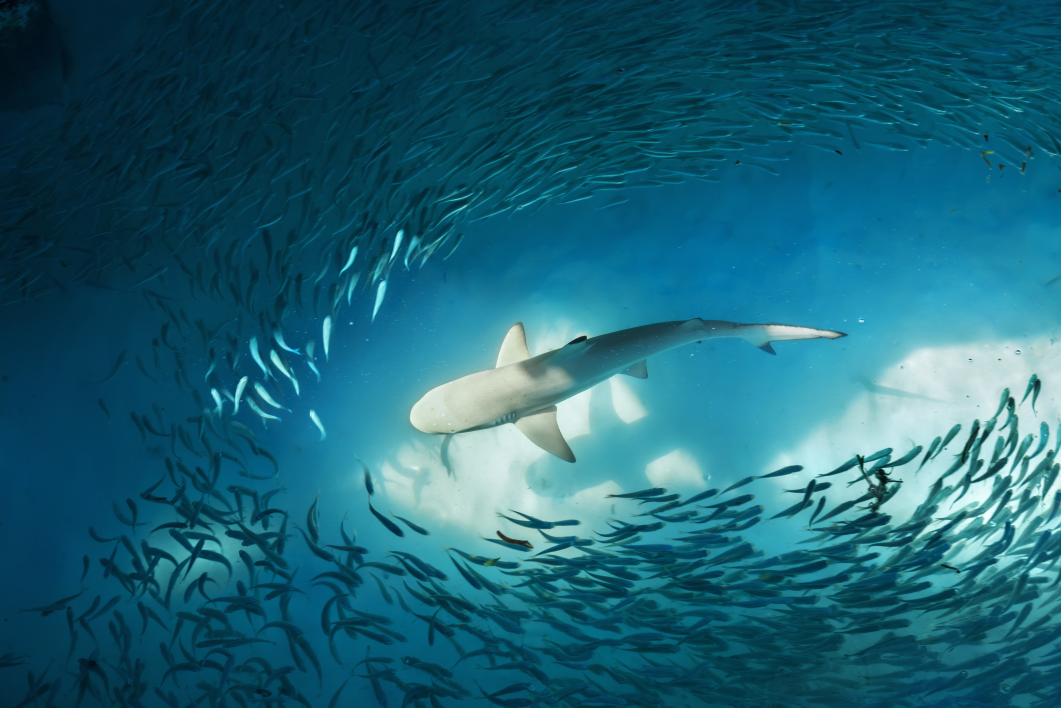
#> input picture images/sample_marine.jpg, 4243 x 2829 px (shown at 1/4 size)
$ python main.py
#> lines starting #> are read from the running program, lines starting #| are printed output that depends on the picture; after the words box and inside, x2 and y2 are one past the last pixel; in counts of white or black regions, pixels touching at a corner belong together; long printed decimals are rounded
### src/image_loader.py
import cv2

def load_image(image_path):
    image = cv2.imread(image_path)

    if image is None:
        print(f"Could not load image: {image_path}")
        return None

    return image

### src/preprocessing.py
import cv2
import numpy as np


def resize_image(image, width, height):
    result = cv2.resize(image, (width, height))

    return result


def convert_to_grayscale(image):
    result = cv2.cvtColor(image, cv2.COLOR_BGR2GRAY)

    return result


def apply_gaussian_blur(grayscale_image, kernel_size):
    result = cv2.GaussianBlur(grayscale_image, (kernel_size, kernel_size), 0)

    return result


def apply_morphological_closing(edge_image, kernel_size):
    kernel = np.ones((kernel_size, kernel_size), dtype=np.uint8)

    result = cv2.morphologyEx(
        edge_image,
        cv2.MORPH_CLOSE,
        kernel
        )

    return result


# [9 lines left out: function apply_clahe, not called in this run]

### src/pipeline.py
from src.analysis import calculate_contour_statistics
from src.detection import detect_edges, draw_bounding_boxes, draw_contours, filter_contours_by_area, find_contours
from src.image_loader import load_image
from src.image_saver import print_save_status, save_image
from src.preprocessing import apply_clahe, apply_gaussian_blur, apply_morphological_closing, convert_to_grayscale, resize_image


def process_image(image_path, output_directory, args):
    print(f"\nProcessing image: {image_path.name}")

    image = load_image(image_path)
#> in load_image, image is the input picture: shape (2829, 4243, 3); mean B, G, R 116.9, 97.9, 28.9

    if image is None:
        return

    print("Image loaded successfully.")
    print(f"Original image shape: {image.shape}")

    # Standardize the image for subsequent processing
    resized_image = resize_image(
        image,
        width=800,
        height=600
    )

    print("Image resized successfully.")
    print(f"Resized image shape: {resized_image.shape}")

    save_successful = save_image(
        resized_image,
        output_directory / "resized_image.jpg"
    )

    print_save_status(
        save_successful,
        image_label="Resized"
    )

    grayscale_image = convert_to_grayscale(resized_image)

    print("Image converted to grayscale successfully.")
    print(f"Grayscale image shape: {grayscale_image.shape}")

    save_successful = save_image(
        grayscale_image,
        output_directory / "grayscale_image.jpg"
    )

    print_save_status(
        save_successful,
        image_label="Grayscale"
    )

    preprocessed_image = grayscale_image

    if args.use_clahe:

        enhanced_image = apply_clahe(
            grayscale_image=grayscale_image,
            clip_limit=args.clahe_clip,
            tile_grid_size=tuple(args.clahe_grid)
        )

        print("Image contrast enhanced successfully.")
        print(f"Enhanced image shape: {enhanced_image.shape}")

        save_successful = save_image(
            enhanced_image,
            output_directory / "enhanced_image.jpg"
        )

        print_save_status(
            save_successful,
            image_label="Enhanced"
        )

        preprocessed_image = enhanced_image

    # Reduce image noise before edge detection
    blurred_image = apply_gaussian_blur(
        preprocessed_image,
        kernel_size=args.blur_kernel
    )

    print("Gaussian blur applied successfully.")
    print(f"Blurred image shape: {blurred_image.shape}")

    save_successful = save_image(
        blurred_image,
        output_directory / "blurred_image.jpg"
    )

    print_save_status(
        save_successful,
        image_label="Blurred"
    )

    edge_image = detect_edges(
        blurred_image,
        lower_threshold=args.canny_low,
        upper_threshold=args.canny_high
    )

    print("Image edges detected successfully.")
    print(f"Edge image shape: {edge_image.shape}")

    save_successful = save_image(
        edge_image,
        output_directory / "edge_image.jpg"
    )

    print_save_status(
        save_successful,
        image_label="Edge"
    )

    closed_edge_image = apply_morphological_closing(
        edge_image=edge_image,
        kernel_size=args.morph_kernel
    )

    print("Image edges were closed successfully.")
    print(f"Closed edge image shape: {closed_edge_image.shape}")

    save_successful = save_image(
        closed_edge_image,
        output_directory / "closed_edge_image.jpg"
    )

    print_save_status(
        save_successful,
        image_label="Closed edge"
    )

    original_contours = find_contours(edge_image)
    closed_contours = find_contours(closed_edge_image)

    print(f"Detected original contours: {len(original_contours)}")
    print(f"Detected closed contours: {len(closed_contours)}")

    image_contours = draw_contours(
        resized_image,
        closed_contours
    )

    print("Contours drawn on image successfully.")
    print(f"Image with contours shape: {image_contours.shape}")

    save_successful = save_image(
        image_contours,
        output_directory / "image_contours.jpg"
    )

    print_save_status(
        save_successful,
        image_label="Contours"
    )

    relevant_contours = filter_contours_by_area(
        closed_contours,
        min_area=args.min_area
    )

    print(f"Detected relevant contours: {len(relevant_contours)}")

    bounding_box_image = draw_bounding_boxes(
        image=resized_image,
        contours=relevant_contours
    )

    print("Boxes drawn on image successfully.")
    print(f"Bounding box image shape: {bounding_box_image.shape}")

    save_successful = save_image(
        bounding_box_image,
        output_directory / "bounding_box_image.jpg"
    )

    print_save_status(
        save_successful=save_successful,
        image_label="Bounding box"
    )

    original_contour_stats = calculate_contour_statistics(original_contours)
    print(
        "\nOriginal contour statistics:\n"
        f"Count: {original_contour_stats['count']}\n"
        f"Total Area: {original_contour_stats['total_area']}\n"
        f"Average Area: {original_contour_stats['average_area']}\n"
        f"Largest Area: {original_contour_stats['largest_area']}"
    )

    closed_contour_stats = calculate_contour_statistics(closed_contours)
    print(
        "\nClosed contour statistics:\n"
        f"Count: {closed_contour_stats['count']}\n"
        f"Total Area: {closed_contour_stats['total_area']}\n"
        f"Average Area: {closed_contour_stats['average_area']}\n"
        f"Largest Area: {closed_contour_stats['largest_area']}"
    )

    relevant_contour_stats = calculate_contour_statistics(relevant_contours)
    print(
        "\nRelevant contour statistics:\n"
        f"Count: {relevant_contour_stats['count']}\n"
        f"Total Area: {relevant_contour_stats['total_area']}\n"
        f"Average Area: {relevant_contour_stats['average_area']}\n"
        f"Largest Area: {relevant_contour_stats['largest_area']}"
    )

    return {
        "image": image_path.name,
        "original_contours": original_contour_stats["count"],
        "closed_contours": closed_contour_stats["count"],
        "relevant_contours": relevant_contour_stats["count"],
        "relevant_total_area": relevant_contour_stats["total_area"],
        "relevant_average_area": relevant_contour_stats["average_area"],
        "relevant_largest_area": relevant_contour_stats["largest_area"]
    }

### src/detection.py
import cv2


def detect_edges(grayscale_image, lower_threshold, upper_threshold):
    detected_edges = cv2.Canny(grayscale_image, lower_threshold, upper_threshold)

    return detected_edges


def find_contours(edge_image):
    contours, _ = cv2.findContours(
        edge_image,
        cv2.RETR_EXTERNAL,
        cv2.CHAIN_APPROX_SIMPLE
    )

    return contours


def draw_contours(image, contours):
    result = image.copy()

    cv2.drawContours(
        result,
        contours,
        contourIdx=-1,
        color=(0, 0, 255),
        thickness=2
    )

    return result


def filter_contours_by_area(contours, min_area):
    relevant_contours = []

    for contour in contours:
        if cv2.contourArea(contour) >= min_area:
            relevant_contours.append(contour)

    return relevant_contours


def draw_bounding_boxes(image, contours):
    result = image.copy()

    for contour in contours:
        x, y, width, height = cv2.boundingRect(contour)

        cv2.rectangle(
            result,
            pt1=(x, y),
            pt2=(x + width, y + height),
            color=(0, 0, 255),
            thickness=2
        )

    return result

### src/analysis.py
import cv2


def calculate_contour_statistics(contours):
    areas = []

    for contour in contours:
        area = cv2.contourArea(contour)
        areas.append(area)

    if not areas:
        count = 0
        total_area = 0
        average_area = 0
        largest_area = 0
    else:
        count = len(areas)
        total_area = sum(areas)
        average_area = total_area / count
        largest_area = max(areas)

    statistics = {
        "count": count,
        "total_area": total_area,
        "average_area": average_area,
        "largest_area": largest_area
    }

    return statistics

### src/image_saver.py
import cv2


def save_image(image, output_path):
    save_successful = cv2.imwrite(output_path, image)

    return save_successful


def print_save_status(save_successful, image_label):
    if save_successful:
        print(f"{image_label} image saved successfully.")
    else:
        print(f"Failed to save {image_label.lower()} image.")

### src/report.py
import csv

def save_summary(results, output_path):

    with open(output_path, "w", newline="") as file:
        writer = csv.DictWriter(
            file,
            fieldnames=results[0].keys()
        )

        writer.writeheader()
        writer.writerows(results)

### main.py
import argparse
from pathlib import Path

from src.pipeline import process_image
from src.report import save_summary


def parse_arguments():
    parser = argparse.ArgumentParser(
        description="Analyse marine images."
    )

    parser.add_argument(
        "--use-clahe",
        action="store_true",
        help="Apply CLAHE contrast enhancement before edge detection."
    )

    parser.add_argument(
        "--clahe-clip",
        type=float,
        default=2.0,
        help="Clip limit of CLAHE."
    )

    parser.add_argument(
        "--clahe-grid",
        type=int,
        nargs=2,
        default=(8, 8),
        metavar=("X", "Y"),
        help="CLAHE grid size as two integers."
    )

    parser.add_argument(
        "--blur-kernel",
        type=int,
        default=5,
        help="Kernel size for Gaussian blur."
    )

    parser.add_argument(
        "--canny-low",
        type=int,
        default=100,
        help="Lower threshold for Canny edge detection."
    )

    parser.add_argument(
        "--canny-high",
        type=int,
        default=200,
        help="Upper threshold for Canny edge detection."
    )

    parser.add_argument(
        "--morph-kernel",
        type=int,
        default=3,
        help="Kernel size for morphological closing."
    )

    parser.add_argument(
        "--min-area",
        type=int,
        default=100,
        help="Minimum contour area in pixels."
    )

    args = parser.parse_args()

    if args.clahe_clip <= 0:
        parser.error("--clahe-clip must be a positive float.")

    if args.clahe_grid[0] <= 0 or args.clahe_grid[1] <= 0:
        parser.error("--clahe-grid values must both be positive integers.")

    if args.blur_kernel <= 0 or args.blur_kernel % 2 == 0:
        parser.error("--blur-kernel must be a positive odd integer.")

    if not 0 <= args.canny_low <= 255:
        parser.error("--canny-low must be between 0 and 255.")

    if not 0 <= args.canny_high <= 255:
        parser.error("--canny-high must be between 0 and 255.")

    if args.canny_low >= args.canny_high:
        parser.error("--canny-low must be lower than --canny-high.")

    if args.morph_kernel <= 0:
        parser.error("--morph-kernel must be a positive integer.")

    if args.min_area < 0:
        parser.error("--min-area must be 0 or larger.")

    return args


def main():
    args = parse_arguments()

    image_directory = Path("images")

    image_paths = sorted(image_directory.glob("*.jpg"))

    results = []

    for image_path in image_paths:
        output_directory = Path("output") / image_path.stem

        output_directory.mkdir(
            parents=True,
            exist_ok=True
        )

        result = process_image(
            image_path,
            output_directory,
            args
        )
#| Original image shape: (2829, 4243, 3)
#> in resize_image, `result = cv2.resize(image, (width, height))`:
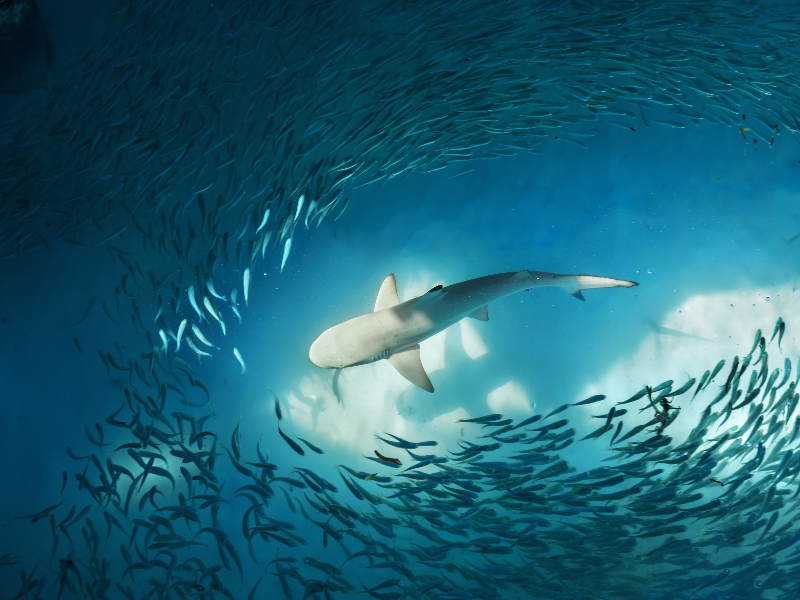
#> result: shape (600, 800, 3); mean B, G, R 116.8, 97.8, 28.8
#| Resized image shape: (600, 800, 3)
#> in process_image, `save_successful = save_image( resized_image, output_directory / "resiz..`: save_successful = True
#> in convert_to_grayscale, `result = cv2.cvtColor(image, cv2.COLOR_BGR2GRAY)`:
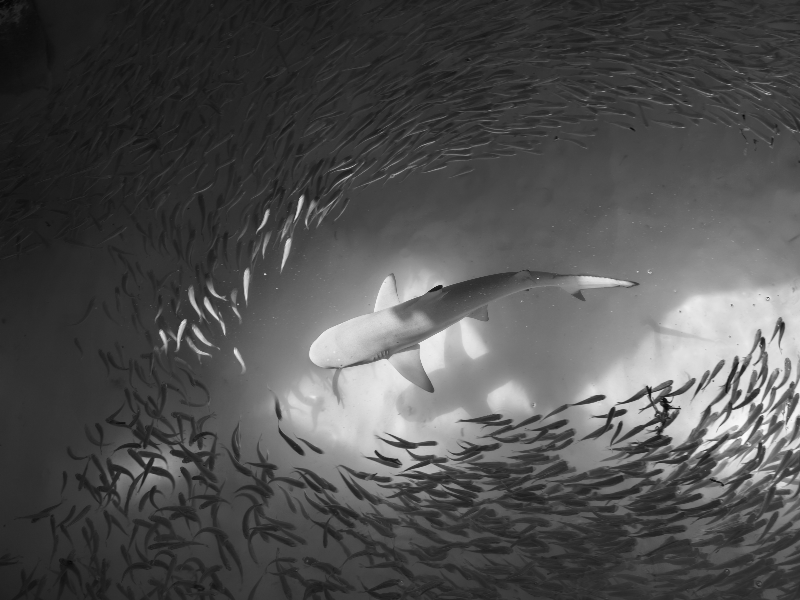
#> result: shape (600, 800); min 4, max 251, mean 79.3
#| Grayscale image shape: (600, 800)
#| Blurred image shape: (600, 800)
#> in detect_edges, `detected_edges = cv2.Canny(grayscale_image, lower_threshold, upper_thr..`:
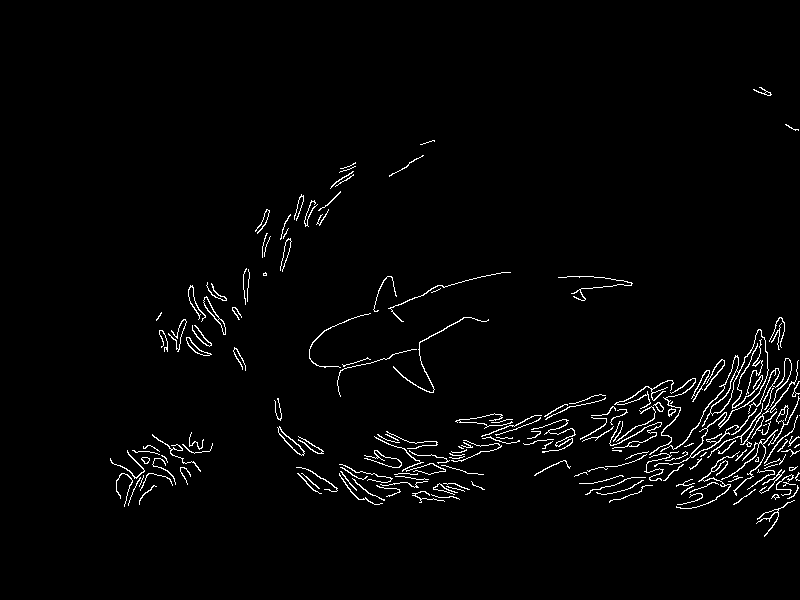
#> detected_edges: shape (600, 800); 2.3% white in thin lines or dots, all inside (x1, y1, x2, y2) = (110, 87, 800, 537)
#| Edge image shape: (600, 800)
#> in apply_morphological_closing, `result = cv2.morphologyEx( edge_image, cv2.MORPH_CLOSE, kernel )`:
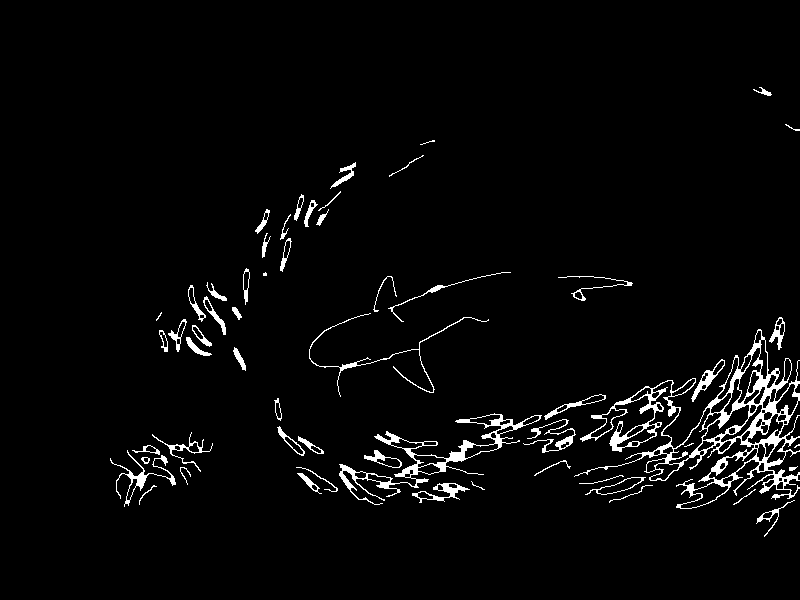
#> result: shape (600, 800); 3.2% white; 58 white regions (6 under 20 px)
#| Closed edge image shape: (600, 800)
#> in find_contours, `contours, _ = cv2.findContours( edge_image, cv2.RETR_EXTERNAL, cv2.CHA..`: contours = 175 contours, 136 with area under 20; largest, box (x1, y1, x2, y2) and area: (654, 329, 769, 467) 472, (277, 426, 305, 456) 190, (203, 296, 226, 335) 175, (721, 396, 800, 496) 124, (691, 370, 710, 402) 120
#> in process_image, `original_contours = find_contours(edge_image)`: original_contours has the same summary as contours in find_contours
#> in find_contours (call 2), `contours, _ = cv2.findContours( edge_image, cv2.RETR_EXTERNAL, cv2.CHA..`: contours = 57 contours, 16 with area under 20; largest, box (x1, y1, x2, y2) and area: (574, 329, 800, 509) 12454, (339, 413, 542, 505) 2796, (110, 450, 176, 507) 371, (412, 483, 470, 503) 366, (585, 477, 646, 495) 357
#> in process_image, `closed_contours = find_contours(closed_edge_image)`: closed_contours has the same summary as contours in find_contours
#| Detected original contours: 175
#| Detected closed contours: 57
#> in draw_contours, `cv2.drawContours( result, contours, contourIdx=-1, color=(0, 0, 255), ..`:
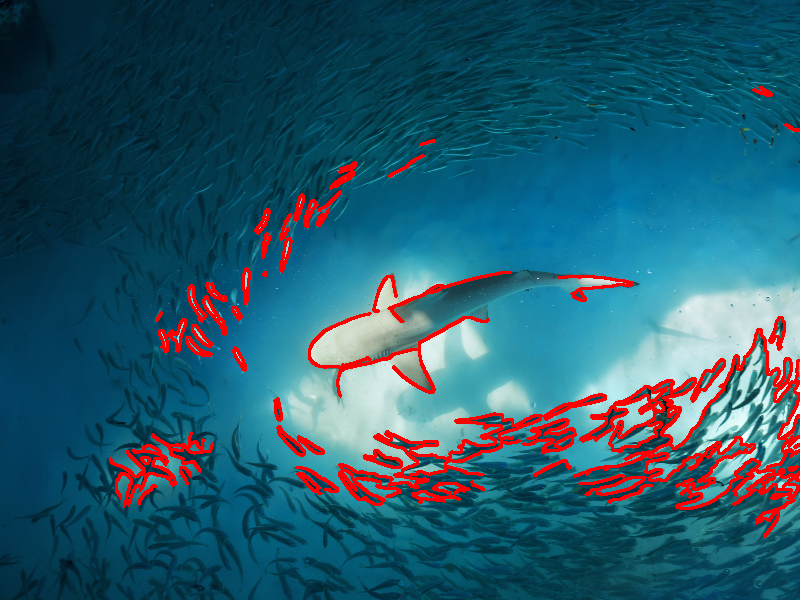
#> result: shape (600, 800, 3); 5.6% of pixels changed, all inside (x1, y1, x2, y2) = (109, 86, 800, 538)
#| Image with contours shape: (600, 800, 3)
#> the loop in filter_contours_by_area, `for contour in contours:` made 57 passes
#> after the loop in filter_contours_by_area, `for contour in contours:`: relevant_contours = 25 contours; largest, box (x1, y1, x2, y2) and area: (574, 329, 800, 509) 12454, (339, 413, 542, 505) 2796, (110, 450, 176, 507) 371, (412, 483, 470, 503) 366, (585, 477, 646, 495) 357
#| Detected relevant contours: 25
#> the loop in draw_bounding_boxes, `for contour in contours:` made 25 passes
#> (x, y, width, height) on passes 1 to 8: (756, 500, 39, 37), (412, 483, 58, 20), (585, 477, 61, 18), (297, 473, 25, 21), (364, 450, 38, 18), (110, 450, 66, 57), (298, 436, 26, 18), (152, 432, 61, 40)
#> after the loop in draw_bounding_boxes, `for contour in contours:`:
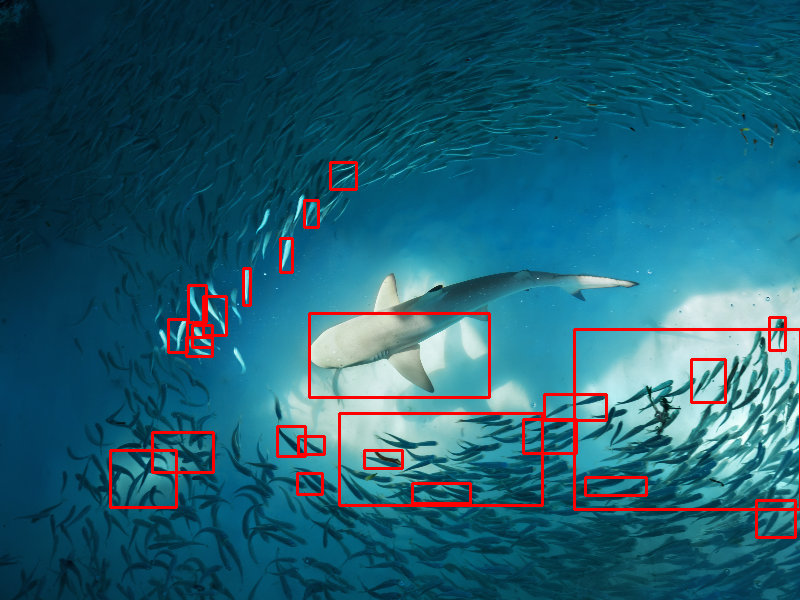
#> result: shape (600, 800, 3); 2.77% of pixels changed, all inside (x1, y1, x2, y2) = (109, 161, 800, 539)
#| Bounding box image shape: (600, 800, 3)
#> the loop in calculate_contour_statistics, `for contour in contours:` made 175 passes
#> area on passes 1, 30, 38: 34.5, 25, 28.5
#> after the loop in calculate_contour_statistics, `for contour in contours:`: areas = 175 values, max 472.5 at index 138, min 0 at index 23, mean 19.03
#> in calculate_contour_statistics, `count = len(areas)`: count = 175
#> in calculate_contour_statistics, `total_area = sum(areas)`: total_area = 3329.5
#> in calculate_contour_statistics, `average_area = total_area / count`: average_area = 19.03
#> in calculate_contour_statistics, `largest_area = max(areas)`: largest_area = 472.5
#> in calculate_contour_statistics, `statistics = { "count": count, "total_area": total_area, "average_area..`: statistics = {'count': 175, 'total_area': 3329.5, 'average_area': 19.03, 'largest_area': 472.5}
#> in process_image, `original_contour_stats = calculate_contour_statistics(original_contours)`: original_contour_stats has the same summary as statistics in calculate_contour_statistics
#| Original contour statistics:
#| Count: 175
#| Total Area: 3329.5
#| Average Area: 19.026
#| Largest Area: 472.5
#> the loop in calculate_contour_statistics (call 2), `for contour in contours:` made 57 passes
#> area on passes 1, 5, 7, 9, 10, 14, 15, 16: 124, 366, 357, 109.5, 23, 35.5, 267.5, 371
#> in process_image, `closed_contour_stats = calculate_contour_statistics(closed_contours)`: closed_contour_stats = {'count': 57, 'total_area': 21018.5, 'average_area': 368.7, 'largest_area': 12454}
#| Closed contour statistics:
#| Count: 57
#| Total Area: 21018.5
#| Average Area: 368.746
#| Largest Area: 12454.0
#> in process_image, `relevant_contour_stats = calculate_contour_statistics(relevant_contours)`: relevant_contour_stats = {'count': 25, 'total_area': 19834.5, 'average_area': 793.4, 'largest_area': 12454}
#| Relevant contour statistics:
#| Count: 25
#| Total Area: 19834.5
#| Average Area: 793.38
#| Largest Area: 12454.0
#> result = {'image': 'sample_marine.jpg', 'original_contours': 175, 'closed_contours': 57, 'relevant_contours': 25, 'relevant_total_area': 19834.5, 'relevant_average_area': 793.4, 'relevant_largest_area': 12454}

        if result is not None:
            results.append(result)

    if results:
        save_summary(
            results,
            Path("output") / "summary.csv"
        )


if __name__ == "__main__":
    main()
